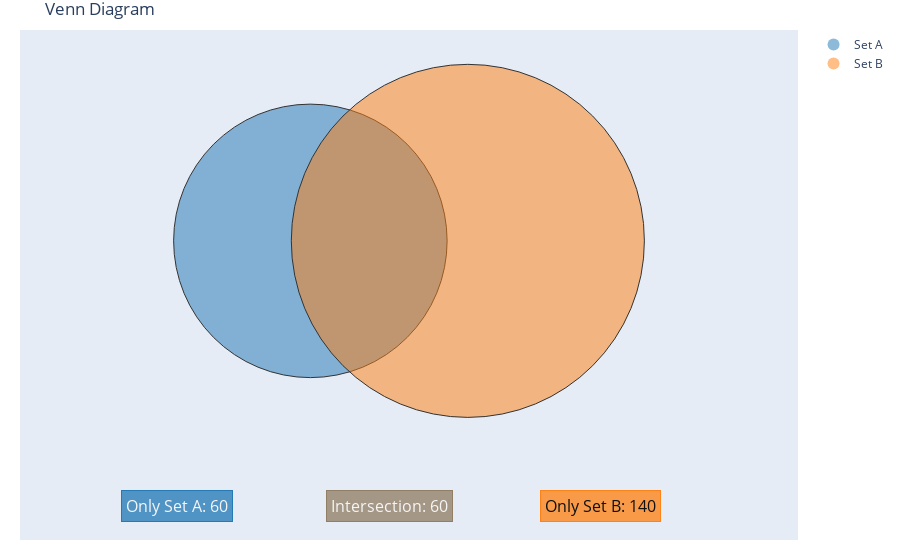

The notebook cell saved with this chart:
### Code cell
# Usage
venn(120, 200, 60, labels=("Set A", "Set B"), title="Venn Diagram", inside=False, show_legend=True)

### Figure 1 — Plotly figure (JSON) as saved in the notebook; plotly's stock layout.template omitted (floating-point values rounded to 4 significant figures)
{"data": [{"marker": {"color": "rgba(31,119,180,0.500)", "size": 12}, "mode": "markers", "name": "Set A", "showlegend": true, "type": "scatter", "x": [null], "y": [null]}, {"marker": {"color": "rgba(255,127,14,0.500)", "size": 12}, "mode": "markers", "name": "Set B", "showlegend": true, "type": "scatter", "x": [null], "y": [null]}], "layout": {"annotations": [{"align": "center", "bgcolor": "rgba(31,119,180,0.750)", "bordercolor": "rgba(31,119,180,0.950)", "borderpad": 4, "borderwidth": 1, "font": {"color": "#f5f5f5", "size": 16}, "name": "only_a", "showarrow": false, "text": "Only Set A: 60", "x": -2.16, "xanchor": "center", "y": -2.7, "yanchor": "middle"}, {"align": "center", "bgcolor": "rgba(143,123,97,0.750)", "bordercolor": "rgba(143,123,97,0.950)", "borderpad": 4, "borderwidth": 1, "font": {"color": "#f5f5f5", "size": 16}, "name": "both", "showarrow": false, "text": "Intersection: 60", "x": 0, "xanchor": "center", "y": -2.7, "yanchor": "middle"}, {"align": "center", "bgcolor": "rgba(255,127,14,0.750)", "bordercolor": "rgba(255,127,14,0.950)", "borderpad": 4, "borderwidth": 1, "font": {"color": "#111", "size": 16}, "name": "only_b", "showarrow": false, "text": "Only Set B: 140", "x": 2.16, "xanchor": "center", "y": -2.7, "yanchor": "middle"}], "margin": {"b": 20, "l": 20, "r": 20, "t": 30}, "shapes": [{"fillcolor": "rgba(31,119,180,0.500)", "line": {"color": "#333", "width": 1}, "type": "circle", "x0": -2.197, "x1": 0.5914, "xref": "x", "y0": -1.394, "y1": 1.394, "yref": "y"}, {"fillcolor": "rgba(255,127,14,0.500)", "line": {"color": "#333", "width": 1}, "type": "circle", "x0": -0.9972, "x1": 2.603, "xref": "x", "y0": -1.8, "y1": 1.8, "yref": "y"}], "showlegend": true, "title": {"text": "Venn Diagram"}, "xaxis": {"range": [-2.547, 2.953], "visible": false}, "yaxis": {"range": [-3.05, 2.15], "scaleanchor": "x", "scaleratio": 1, "visible": false}}}
